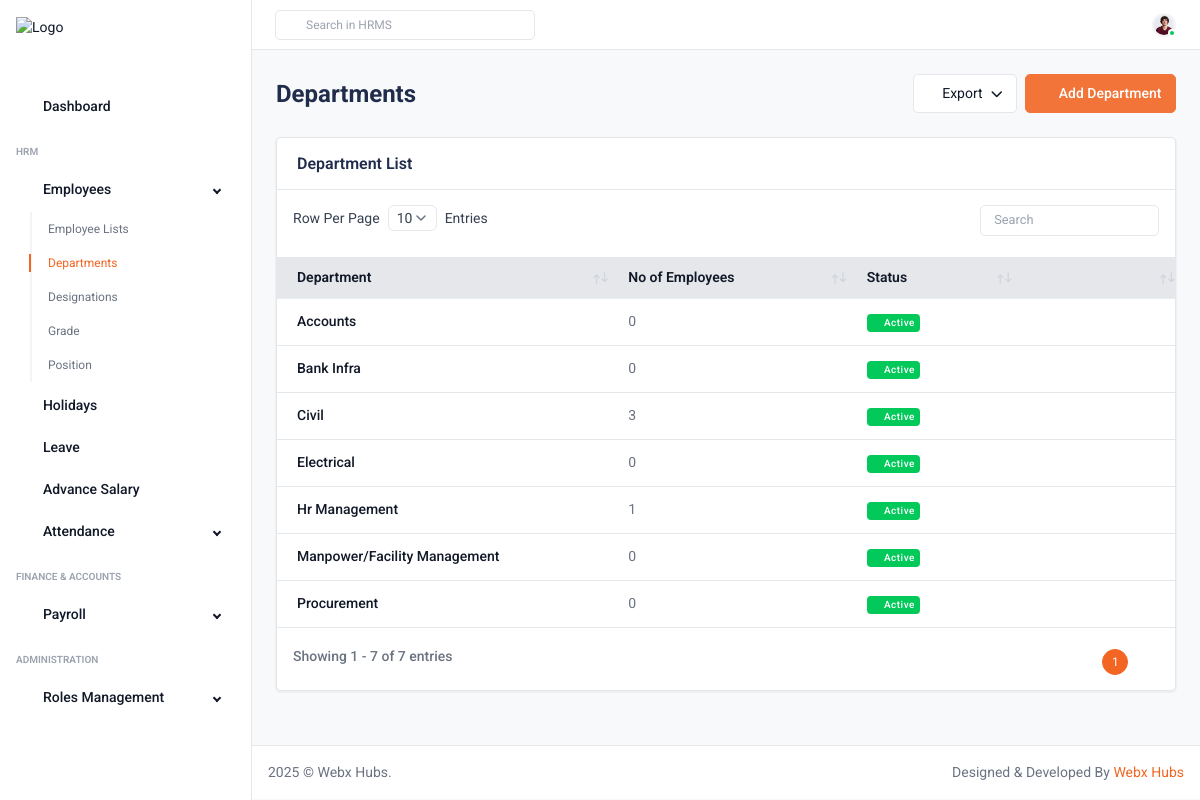
The app's page /department/ (signed in) with its own data.
### manager/models.py (models this page shows, shortened)
class Department(models.Model):
    STATUS_CHOICES = [
        ('Active', 'Active'),
        ('Inactive', 'Inactive'),
    ]
    name = models.CharField(max_length=100, unique=True)
    status = models.CharField(max_length=10, choices=STATUS_CHOICES, default='Active')

### hrms/views.py (the view)
# urls.py: path('department/', views.department),
@login_required
def department(request):
    departments = Department.objects.annotate(employee_count=Count('employee'))
    context = {
        "department": "active",
        "departments": departments,
    }
    return render(request, "department.html", context)

### manager/templatetags/permissions.py (called while the page is built)
@register.simple_tag(takes_context=True)
def has_permission(context, permission_name):
    user = context['request'].user
    if user.is_authenticated:
        if user.is_superuser:
            return True
        try:
            employee = user.employee
            return RolePermission.objects.filter(role=employee.role, permission__name=permission_name).exists()
        except Exception:
            return False
    return False

### templates/department.html (shortened to what this page needs)
<!DOCTYPE html>
<html lang="en">
<head>
    {% include 'css.html' %}
</head>
<body>
    <div class="main-wrapper">
        {% include 'header.html' %}
        {% include 'sidebar.html' %}
        <div class="page-wrapper" style="min-height: 570px;">
            <div class="content">
                <div class="d-md-flex d-block align-items-center justify-content-between page-breadcrumb mb-3">
                    <div class="my-auto mb-2">
                        <h2 class="mb-1">Departments</h2>
                    </div>
                    <div class="d-flex my-xl-auto right-content align-items-center flex-wrap ">
                        <div class="me-2 mb-2">
                            <div class="dropdown">
                                <a href="javascript:void(0);"
                                    class="dropdown-toggle btn btn-white d-inline-flex align-items-center"
                                    data-bs-toggle="dropdown">
                                    <i class="ti ti-file-export me-1"></i>Export
                                </a>
                            </div>
                        </div>
                        <div class="mb-2">
                            <a href="#" data-bs-toggle="modal" data-bs-target="#add_department"
                                class="btn btn-primary d-flex align-items-center"><i
                                    class="ti ti-circle-plus me-2"></i>Add Department</a>
                        </div>
                    </div>
                </div>
                <div class="card">
                    <div class="card-header d-flex align-items-center justify-content-between flex-wrap row-gap-3">
                        <h5>Department List</h5>
                    </div>
                    <div class="card-body p-0">
                        <div class="custom-datatable-filter table-responsive">
                            <div id="DataTables_Table_0_wrapper" class="dataTables_wrapper dt-bootstrap5 no-footer">
                                <div class="row dt-row">
                                    <div class="col-sm-12 table-responsive">
                                        <table class="table datatable dataTable no-footer" id="DataTables_Table_0"
                                            aria-describedby="DataTables_Table_0_info">
                                            <thead class="thead-light">
                                                <tr>
                                                    <th class="sorting" tabindex="0" aria-controls="DataTables_Table_0"
                                                        rowspan="1" colspan="1"
                                                        aria-label="Department : activate to sort column ascending"
                                                        style="width: 326.859375px;">Department </th>
                                                    <th class="sorting" tabindex="0" aria-controls="DataTables_Table_0"
                                                        rowspan="1" colspan="1"
                                                        aria-label="No of Employees: activate to sort column ascending"
                                                        style="width: 232.8125px;">No of Employees</th>
                                                    <th class="sorting" tabindex="0" aria-controls="DataTables_Table_0"
                                                        rowspan="1" colspan="1"
                                                        aria-label="Status: activate to sort column ascending"
                                                        style="width: 153.234375px;">Status</th>
                                                    <th class="sorting" tabindex="0" aria-controls="DataTables_Table_0"
                                                        rowspan="1" colspan="1"
                                                        aria-label=": activate to sort column ascending"
                                                        style="width: 146.421875px;"></th>
                                                </tr>
                                            </thead>
                                            <tbody>
                                                {% for dept in departments %}
                                                <tr>
                                                    <td>
                                                        <h6 class="fw-medium">
                                                            <a href="#">{{ dept.name }}</a>
                                                        </h6>
                                                    </td>
                                                    <td>{{ dept.employee_count }}</td>
                                                    <td>
                                                        {% if dept.status == "Active" %}
                                                        <span
                                                            class="badge badge-success d-inline-flex align-items-center badge-xs">
                                                            <i class="ti ti-point-filled me-1"></i>Active
                                                        </span>
                                                        {% else %}
                                                        <span
                                                            class="badge badge-danger d-inline-flex align-items-center badge-xs">
                                                            <i class="ti ti-point-filled me-1"></i>Inactive
                                                        </span>
                                                        {% endif %}
                                                    </td>
                                                    <td>
                                                        <div class="action-icon d-inline-flex">
                                                            <a href="#" class="me-2 edit-dept-btn"
                                                                data-bs-toggle="modal" data-bs-target="#edit_department"
                                                                data-id="{{ dept.id }}" data-name="{{ dept.name }}"
                                                                data-status="{{ dept.status }}">
                                                                <i class="ti ti-edit"></i>
                                                            </a>
                                                            <a href="javascript:void(0);" class="delete-dept-btn"
                                                                data-bs-toggle="modal" data-bs-target="#delete_modal"
                                                                data-id="{{ dept.id }}">
                                                                <i class="ti ti-trash"></i>
                                                            </a>
                                                        </div>
                                                    </td>
                                                </tr>
                                                {% empty %}
                                                <tr>
                                                    <td colspan="5" class="text-center">No departments found.</td>
                                                </tr>
                                                {% endfor %}
                                            </tbody>
                                        </table>
                                    </div>
                                </div>
                            </div>
                        </div>
                    </div>
                </div>
            </div>
            <div class="footer d-sm-flex align-items-center justify-content-between border-top bg-white p-3">
                <p class="mb-0">2025 © Webx Hubs.</p>
                <p>Designed &amp; Developed By <a href="javascript:void(0);" class="text-primary">Webx Hubs</a></p>
            </div>
        </div>
    </div>
</body>
</html>

### records on screen
Department: name "Manpower/Facility Management", employee_count "0", status "Active" (drawn)
Department: name "Civil", employee_count "3", status "Active" (drawn)
Department: name "Bank Infra", employee_count "0", status "Active" (drawn)
Department: name "Electrical", employee_count "0", status "Active" (drawn)
Department: name "Accounts", employee_count "0", status "Active" (drawn)
Department: name "Hr Management", employee_count "1", status "Active" (drawn)
Department: name "Procurement", employee_count "0", status "Active" (drawn)
